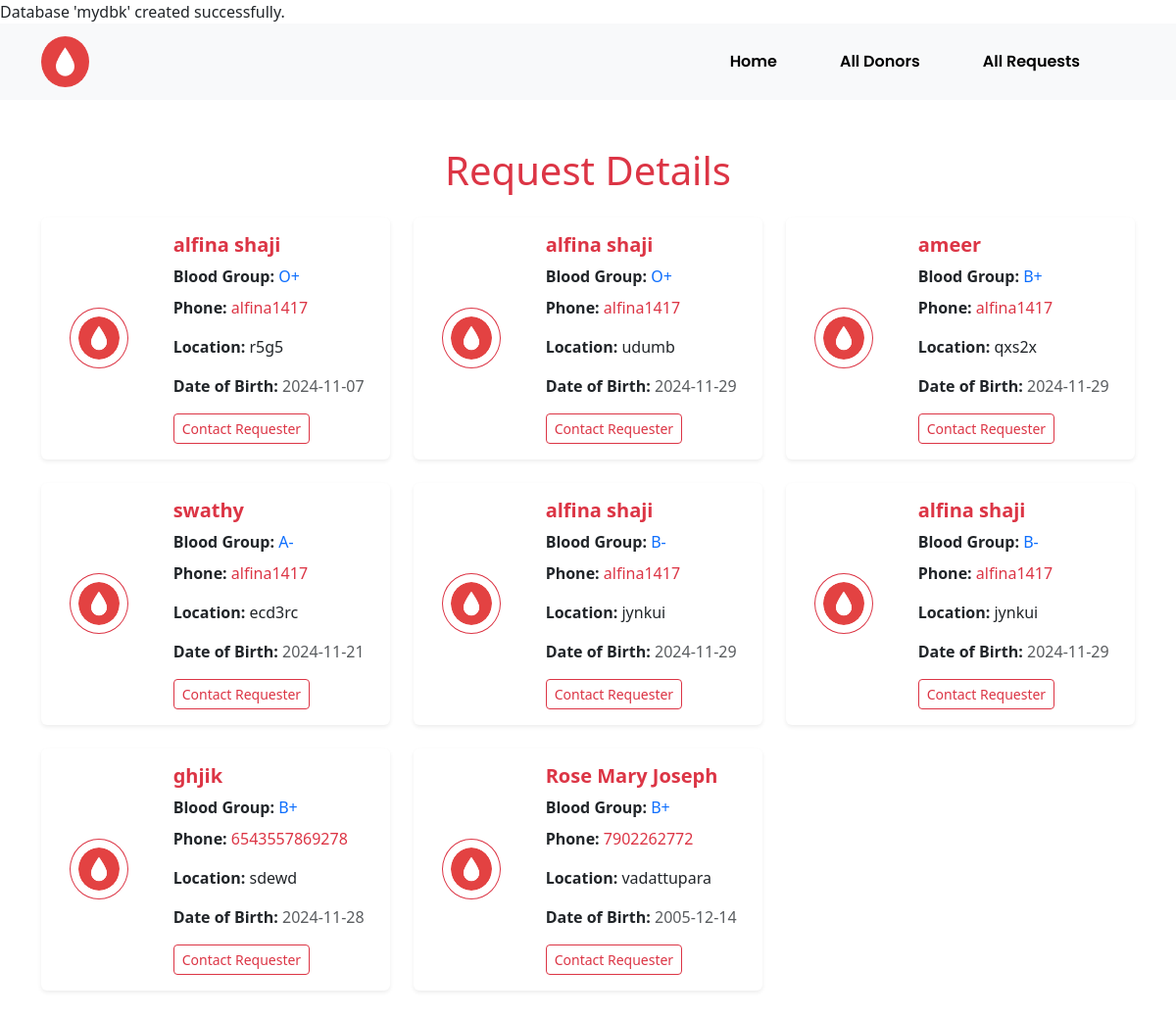
Screenshot of /request.php with the database file from the repository.
### tables this page shows
CREATE TABLE IF NOT EXISTS `myguests` (
  `id` int UNSIGNED NOT NULL AUTO_INCREMENT,
  `fullname` varchar(30) NOT NULL,
  `phoneno` varchar(30) NOT NULL,
  `datebirth` varchar(50) DEFAULT NULL,
  `locations` varchar(50) DEFAULT NULL,
  `blood` varchar(50) DEFAULT NULL,
  `actions` varchar(30) DEFAULT 'active',
  `reg_date` timestamp NULL DEFAULT CURRENT_TIMESTAMP ON UPDATE CURRENT_TIMESTAMP,
  PRIMARY KEY (`id`)
);

### request.php (the view, shortened to what this page needs)
<?php
require("./lib/db/conn.php");
try {
    $pdo = $db->conn;
    $stmt = $pdo->prepare("SELECT * FROM myguests");
    $stmt->execute();
    $results = $stmt->fetchAll(PDO::FETCH_ASSOC);
} catch (PDOException $e) {
    echo "Error: " . $e->getMessage();
}
?>
<!DOCTYPE html>
<html lang="en">
<head>
    <link href="https://cdnjs.cloudflare.com/ajax/libs/font-awesome/6.0.0-beta3/css/all.min.css" rel="stylesheet">
    <link href="https://cdn.jsdelivr.net/npm/bootstrap@5.3.3/dist/css/bootstrap.min.css" rel="stylesheet">
    <link href="https://cdnjs.cloudflare.com/ajax/libs/OwlCarousel2/2.1.3/assets/owl.carousel.min.css" rel="stylesheet"/>
    <link href="css/main.css" rel="stylesheet"/>
</head>
<body>
<?php
  require("./header.php")
  ?>
<div class="container my-5">
    <h1 class="text-center text-danger mb-4">Request Details</h1>
    <?php if (!empty($results)) : ?>
        <div class="row g-4">
            <?php foreach ($results as $row) : ?>
                <div class="col-md-6 col-xl-4">
                    <div class="card shadow-sm border-0">
                        <div class="row g-0 align-items-center">
                            <div class="col-md-4 text-center p-3">
                                <img src="images/Group 56.png" alt="Profile Icon"
                                    class="rounded-circle border border-danger p-2"
                                    style="width: 60px;">
                            </div>
                            <div class="col-md-8">
                                <div class="card-body">
                                    <h5 class="card-title text-danger fw-bold">
                                        <?php echo htmlspecialchars($row['fullname']); ?>
                                    </h5>
                                    <p class="card-text mb-2">
                                        <strong>Blood Group:</strong>
                                        <span class="text-primary"><?php echo htmlspecialchars($row['blood']); ?></span>
                                    </p>
                                    <p class="card-text">
                                        <strong>Phone:</strong>
                                        <a href="tel:<?php echo htmlspecialchars($row['phoneno']); ?>"
                                            class="text-danger text-decoration-none">
                                            <?php echo htmlspecialchars($row['phoneno']); ?>
                                        </a>
                                    </p>
                                    <p class="card-text">
                                        <strong>Location:</strong>
                                        <span class="text-dark"><?php echo htmlspecialchars($row['locations']); ?></span>
                                    </p>
                                    <p class="card-text">
                                        <strong>Date of Birth:</strong>
                                        <span class="text-muted"><?php echo htmlspecialchars($row['datebirth']); ?></span>
                                    </p>
                                    <a href="tel:<?php echo htmlspecialchars($row['phoneno']); ?>"
                                        class="btn btn-outline-danger btn-sm">
                                        Contact Requester
                                    </a>
                                </div>
                            </div>
                        </div>
                    </div>
                </div>
            <?php endforeach; ?>
        </div>
    <?php else : ?>
        <div class="alert alert-warning text-center" role="alert">
            No requests found.
        </div>
    <?php endif; ?>
</div>
</body>
</html>

### lib/db/conn.php (shortened to what this page needs)
<?php
class DatabaseConnection {
    private $servername;
    private $username;
    private $password;
    private $dbname;
    public function __construct($servername = "localhost", $username = "root", $password = "", $dbname = "mydbk") {
        $this->servername = $servername;
        $this->username = $username;
        $this->password = $password;
        $this->dbname = $dbname;
        $this->connect();
    }
    public function connect() {
        try {
            $this->conn = new PDO("mysql:host=$this->servername", $this->username, $this->password);
            $this->conn->setAttribute(PDO::ATTR_ERRMODE, PDO::ERRMODE_EXCEPTION);
            $stmt = $this->conn->query("SHOW DATABASES LIKE '$this->dbname'");
            $exists = $stmt->fetch(PDO::FETCH_ASSOC);
            if ($exists) {
            } else {
                echo "Database '{$this->dbname}' created successfully.<br>";
            }
        } catch (PDOException $e) {
            echo "Connection failed: " . $e->getMessage();
        }
    }
}
$db = new DatabaseConnection();
?>

### header.php (shortened to what this page needs)
<!DOCTYPE html>
<html lang="en">
<head>
    <link href="https://cdnjs.cloudflare.com/ajax/libs/font-awesome/6.0.0-beta3/css/all.min.css" rel="stylesheet">
    <link href="https://cdn.jsdelivr.net/npm/bootstrap@5.3.3/dist/css/bootstrap.min.css" rel="stylesheet">
    <link href="https://cdnjs.cloudflare.com/ajax/libs/OwlCarousel2/2.1.3/assets/owl.carousel.min.css" rel="stylesheet"/>
    <link href="css/main.css" rel="stylesheet"/>
</head>
<body>
<nav class="navbar navbar-expand-lg bg-body-tertiary">
        <div class="container">
          <a class="navbar-brand" href="#"><img class="logo" src="images/Group 56.png"/></a>
          <div class="collapse navbar-collapse justify-content-end" id="navbarNav">
            <ul class="navbar-nav">
              <li class="nav-item  pe-5">
                <a class="nav-link active" aria-current="page" href="./index.php">Home</a>
              </li>
              <li class="nav-item  pe-5">
              <a class="nav-link" href="./donors.php" aria-current="page">All Donors</a>
              </li>
              <li class="nav-item  pe-5">
                <a class="nav-link" href="./request.php" aria-current="page">All Requests</a>
              </li>
            </ul>
          </div>
        </div>
      </nav>
</body>
</html>

### css/style.css (style rules this page uses)
:root { --bg-color: #b6b6b6; --btn-color: #dc3545; --bld-color: #707070; --secondary-color: #ffffff; --tertiary-color: #000; --bsn-color: #dddddd; }
.logo { width: 60%; }
.nav-link { color: var(--tertiary-color); font-family: semibold; padding-right: 23px; }

### css/signin.css (style rules this page uses)
:root { --bg-color:#B6B6B6; --btn-color:#DB4437; --bld-color:#707070; --secondary-color:#ffffff; --tertiary-color:#000; }

### css/search.css (style rules this page uses)
:root { --bg-color: #b6b6b6; --btn-color: #db4437; --bld-color: #707070; --secondary-color: #ffffff; --tertiary-color: #000; --active-color: #37db5e; }

### rows the page displays
myguests: fullname "alfina shaji", blood "O+", phoneno "alfina1417", locations "r5g5", datebirth "2024-11-07"
myguests: fullname "alfina shaji", blood "O+", phoneno "alfina1417", locations "udumb", datebirth "2024-11-29"
myguests: fullname "ameer", blood "B+", phoneno "alfina1417", locations "qxs2x", datebirth "2024-11-29"
myguests: fullname "swathy", blood "A-", phoneno "alfina1417", locations "ecd3rc", datebirth "2024-11-21"
myguests: fullname "alfina shaji", blood "B-", phoneno "alfina1417", locations "jynkui", datebirth "2024-11-29"
myguests: fullname "alfina shaji", blood "B-", phoneno "alfina1417", locations "jynkui", datebirth "2024-11-29"
myguests: fullname "ghjik", blood "B+", phoneno "6543557869278", locations "sdewd", datebirth "2024-11-28"
myguests: fullname "Rose Mary Joseph", blood "B+", phoneno "7902262772", locations "vadattupara", datebirth "2005-12-14"

### other values shown
$this->dbname "mydbk"
